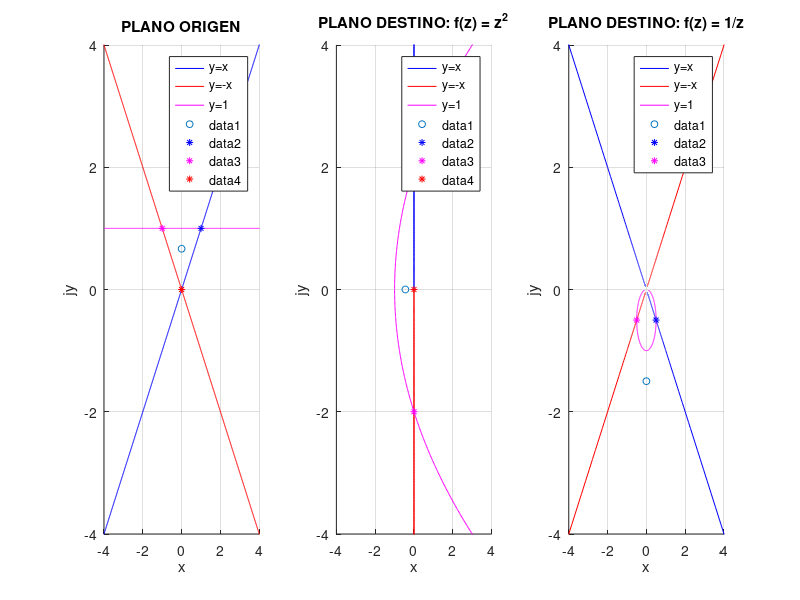

This chart was generated by the following MATLAB code:
fprintf('\n');
fprintf('---------------- \n');
fprintf('CLASE 9 – MAPEO CONFORME \n');
fprintf('---------------- \n');
fprintf('Mapear el recinto (y=1, y=x, y=-x) a través de la funciones z^2 y 1/z \n');
fprintf('\n');

clf
hold on


x_min=-100;
x_max=100;
dx=0.01;
x=x_min:dx:x_max;

%Plano Z (ORIGEN)

%Z1: Recta y=x
y=x;
z1=complex(x,y);
%Z2: Recta y=-x
y=-x;
z2=complex(x,y);
%Z3: Recta y=1
y=1;
z3=complex(x,y);
%ZP: Punto de control
zP=2i/3;

%intersecciones
z1_z3 = 1 + i;
z3_z2 = -1 + i;
z2_z1 = 0;



figure(1)


subplot (1, 3, 1);
hold on;
plot(z1,'b');
plot(z2,'r')
plot(z3,'m')
legend('y=x','y=-x','y=1');
plot(real(zP), imag(zP),'o','markersize',5);
plot(real(z1_z3), imag(z1_z3),'*b','markersize',5);
plot(real(z3_z2), imag(z3_z2),'*m','markersize',5);
plot(real(z2_z1), imag(z2_z1),'*r','markersize',5);

xlabel('x'),ylabel('jy');
title('PLANO ORIGEN');
xmin=-4;xmax=-xmin;ymin=-4;ymax=-xmin;
axis([xmin xmax ymin ymax]);
grid on;




subplot (1, 3, 2)
hold on;
plot(z1.^2,'b');
plot(z2.^2,'r')
plot(z3.^2,'m')
legend('y=x','y=-x','y=1');
wP=zP^2;
plot(real(wP), imag(wP),'o','markersize',5);
plot(real(z1_z3^2), imag(z1_z3^2),'*b','markersize',5);
plot(real(z3_z2^2), imag(z3_z2^2),'*m','markersize',5);
plot(real(z2_z1^2), imag(z2_z1^2),'*r','markersize',5);

xlabel('x'),ylabel('jy');
title('PLANO DESTINO: f(z) = z^2');
xmin=-4;xmax=-xmin;ymin=-4;ymax=-xmin;
axis([xmin xmax ymin ymax]);
grid on;


subplot (1, 3, 3)
hold on;
plot(1./z1,'b');
plot(1./z2,'r')
plot(1./z3,'m')
legend('y=x','y=-x','y=1');
wP=1./zP;
plot(real(wP), imag(wP),'o','markersize',5);
plot(real(1./z1_z3), imag(1./z1_z3),'*b','markersize',5);
plot(real(1./z3_z2), imag(1./z3_z2),'*m','markersize',5);
%plot(real(1./z2_z1), imag(1./z2_z1),'*r','markersize',5);

xlabel('x'),ylabel('jy');
title('PLANO DESTINO: f(z) = 1/z');
xmin=-4;xmax=-xmin;ymin=-4;ymax=-xmin;
axis([xmin xmax ymin ymax]);
grid on;
